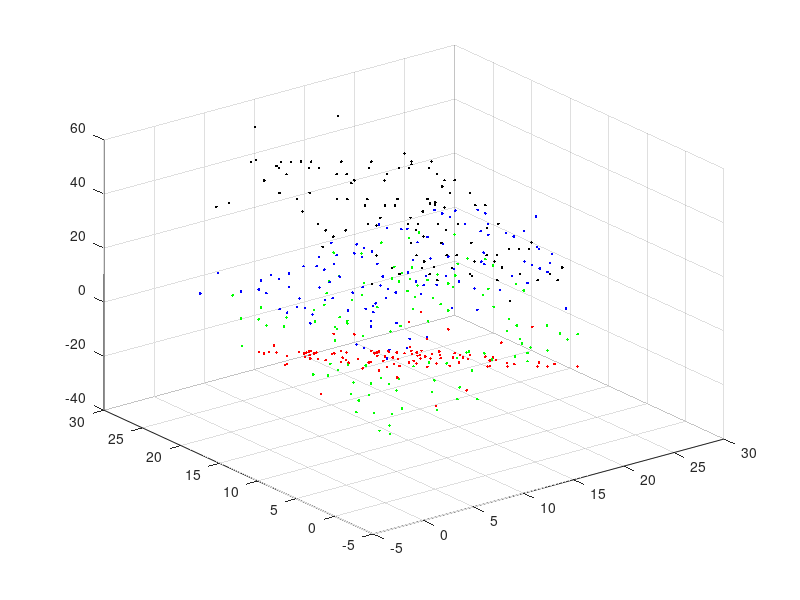

MATLAB code for this plot: (Note: this script raises an error after producing the figure.)
%Tim Zaman (1316249), 2010, TU Delft, MSc:ME:BME:BMD:BR
clc
close all
clear all
 
%Define variables
nrs=100; %amount of numbers
maxnr=20; %max amount of X or Y
 
n(1,:)=[1 1 1];  %1st plane normal vector
n(2,:)=[1 1 -1]; %2nd plane normal vector
n(3,:)=[-1 0 1]; %3rd plane normal vector
n(4,:)=[1 -1 1]; %4th plane normal vector
ro=[10 20 10 40];
 
%Make random points...
for i=1:4 %for 4 different planes

	%Declarate 100 random x's and y's (p1 and p2)
	p(1:nrs,1:2,i)=randi(maxnr,nrs,2);
	%From the previous, calculate the Z
	p(1:nrs,3,i)=(ro(i)-n(i,1)*p(1:nrs,1,i)-n(i,2).*p(1:nrs,2,i))/n(i,3);

	%Add some random points
	for ii=1:20 %10 points
		randpt=p(randi(nrs),1:3,i);  %take an random existing point
		randvar=(randi(14,1,3)-7);       %adapt that randomly +-7
		p(nrs+ii,1:3,i)=randpt+randvar; %put behind pointmatrix
	end

end
 
%combine the four dataset-planes we have made into one
p_tot=[p(:,:,1);p(:,:,2);p(:,:,3);p(:,:,4)];
 
figure
plot3(p(:,1,1),p(:,2,1),p(:,3,1),'.r')
hold on; grid on
plot3(p(:,1,2),p(:,2,2),p(:,3,2),'.g')
plot3(p(:,1,3),p(:,2,3),p(:,3,3),'.b')
plot3(p(:,1,4),p(:,2,4),p(:,3,4),'.k')
 
no=3;%smallest number of points required
k=5;%number of iterations
t=2;%threshold used to id a point that fits well
d=70;%number of nearby points required
 
%Initialize samples to pick from
samples_pick=[1:1:length(p_tot)];
p_pick=p_tot;
for i=1:4 %Search for 4 planes
	[p_best,n_best,ro_best,X_best,Y_best,Z_best,error_best,samples_used]=local_ransac_tim(p_pick,no,k,t,d);

	samples_pick=[1:1:length(p_pick)];

	%Remove just used points from points for next plane
	for ii=1:length(samples_used) %In lack for a better way to do it used a loop
		samples_pick=samples_pick(samples_pick~=samples_used(ii)); %remove first
	end

	p_pick=p_pick(samples_pick,:);

	pause(.5)
	plot3(p_best(:,1),p_best(:,2),p_best(:,3),'ok')
	mesh(X_best,Y_best,Z_best);colormap([.8 .8 .8])
	beep
end
